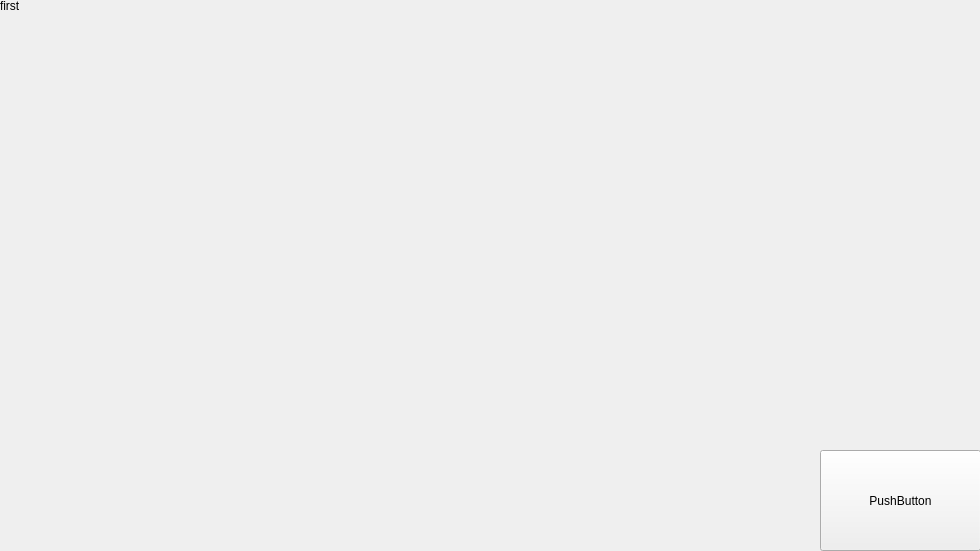
<?xml version="1.0" encoding="UTF-8"?>
<ui version="4.0">
 <class>StackWidgetTest1</class>
 <widget class="QWidget" name="StackWidgetTest1">
  <property name="geometry">
   <rect>
    <x>0</x>
    <y>0</y>
    <width>980</width>
    <height>551</height>
   </rect>
  </property>
  <property name="windowTitle">
   <string>Form</string>
  </property>
  <widget class="QPushButton" name="pushButton">
   <property name="geometry">
    <rect>
     <x>820</x>
     <y>450</y>
     <width>161</width>
     <height>101</height>
    </rect>
   </property>
   <property name="text">
    <string>PushButton</string>
   </property>
  </widget>
  <widget class="QLabel" name="label">
   <property name="geometry">
    <rect>
     <x>0</x>
     <y>-20</y>
     <width>121</width>
     <height>51</height>
    </rect>
   </property>
   <property name="text">
    <string>first</string>
   </property>
  </widget>
 </widget>
 <resources/>
 <connections/>
</ui>
